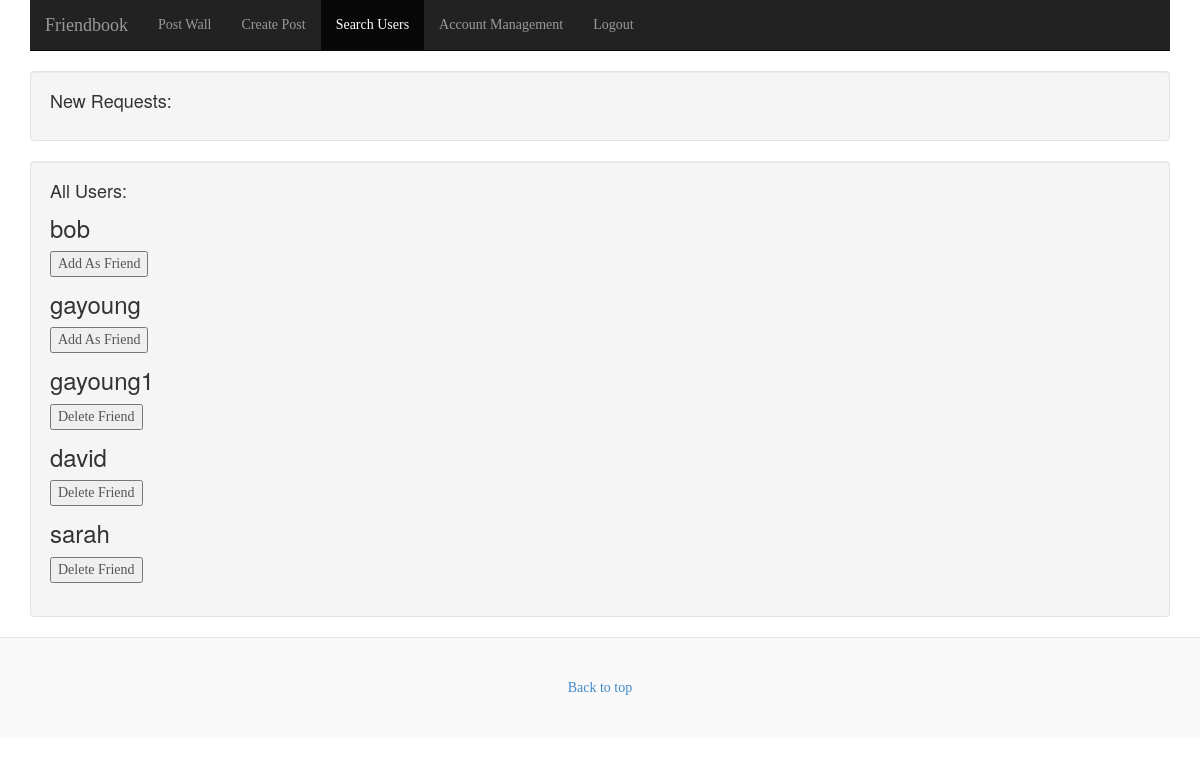
The app's page /search_users/ (signed in) with its own data.
### main/models.py (models this page shows)
class Users(models.Model):
    guid = models.CharField(max_length=100, primary_key=True)
    username = models.TextField(unique=True)
    password = models.TextField()
    role = models.TextField()
    register_date = models.DateTimeField(auto_now_add=True, blank=True)
    active = models.BooleanField()
    github_account = models.TextField(blank=True)

### main/views.py (the view)
# urls.py: url(r'^search_users/$', views.search_users, name='search_users'),
def search_users(request):
    context = RequestContext(request)
    me = request.session["username"]
    users = list(Users.objects.all())
    friends = list(Friends.objects.all())
    friend_check = [x.username2 for x in friends if x.username1 == me] + [x.username1 for x in friends if x.username2== me]
    request_check = [x.username2 for x in friends if (x.username1 == me and x.accept== 0)] + [x.username1 for x in friends if (x.username2== me and x.accept== 0)]
    return render_to_response('main/search_user.html',{'users': users, 'me': me, 'friends': friends,'check': friend_check,'request_pend': request_check }, context)

### templates/main/search_user.html (shortened to what this page needs)
{% load static  %}
<html lang="en">
    <head>
        <link href="{% static 'css/bootstrap.min.css' %}" rel="stylesheet"/>
        <link href="{% static 'css/blog.css'%}" rel="stylesheet"/>
    </head>
    <body>
        <div class="navbar-wrapper">
            <div class="container">
                <div class="navbar navbar-inverse navbar-static-top" role="navigation">
                    <div class="container">
                        <div class="navbar-header">
                            <a class="navbar-brand" href="#">Friendbook</a>
                        </div>
                        <div class="navbar-collapse collapse">
                            <ul class="nav navbar-nav">
                                <li><a href="{% url 'wall' %}">Post Wall</a></li>
                                <li><a href="{% url 'newpost' %}">Create Post</a></li>
                                <li class="active"><a href="#">Search Users</a></li>
                                <li><a href="{% url 'account' %}">Account Management</a></li>
                                <li><a href="{% url 'logout' %}">Logout</a></li>
                            </ul>
                        </div>
                    </div>
                </div>
            </div>
        </div>
       <div class="container">
            <div class="row">
                <div class="col-sm-12">
                    <div class="well">
                <h4>New Requests:</h4>
            </div>
        </div>
    </div>
</div>
        <div class="container">
            <div class="row">
                <div class="col-sm-12">
                    <div class="well">
            <h4>All Users:</h4>
            {% for user in users %}
                {% if user.username != me %}
                    <form  action="{% url 'friendship' %}" method="get">
	               {% if user.username not in check %}
                        <h3>{{ user.username }}</h3>
                        <input type="submit" value="Add As Friend">
		    {% endif %}
                </form>
             {% endif %}
            {% endfor %}
            {% for user in users %}
                {% if user.username != me %}
                    <form  action="{% url 'unfriend' %}" method="get">
                   {% if user.username in check %}
                        <h3>{{ user.username }}</h3>
                        {% if user.username not in request_pend %}
                            <input type="submit" value="Delete Friend">
                        {% endif %}
            {% endif %}
                </form>
             {% endif %}
            {% endfor %}
         </div>
        </div>
    </div>
</div>
        <div class="blog-footer">
            <a href="#">Back to top</a>
        </div>
    </body>
</html>

### static/css/blog.css (style rules this page uses)
body { font-family: Georgia, "Times New Roman", Times, serif; color: #555; }
h1, .h1, h2, .h2, h3, .h3, h4, .h4, h5, .h5, h6, .h6 { margin-top: 0; font-family: "Helvetica Neue", Helvetica, Arial, sans-serif; font-weight: normal; color: #333; }
.blog-footer { padding: 40px 0; color: #999; text-align: center; background-color: #f9f9f9; border-top: 1px solid #e5e5e5; }

### records on screen
Users: username "bob"
Users: username "gayoung"
Users: username "gayoung1"
Users: username "david"
Users: username "sarah"
